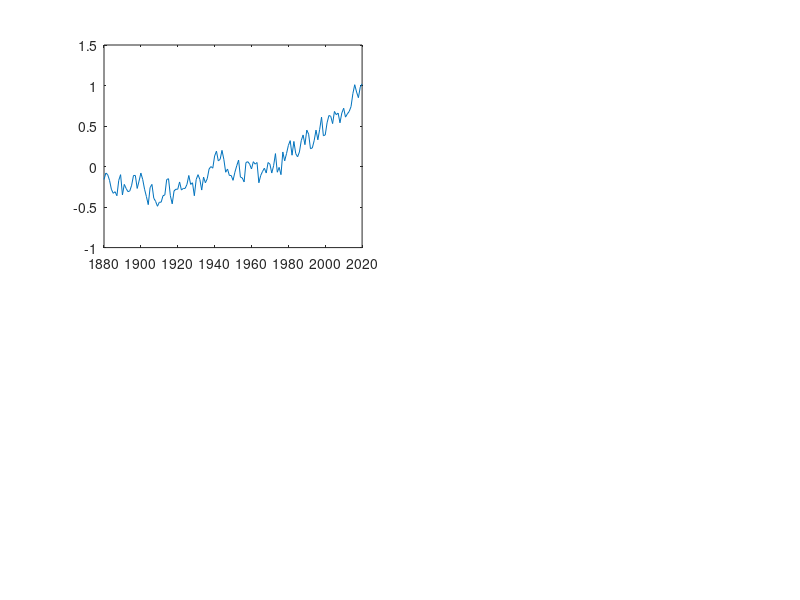

This chart was generated by the following MATLAB code: (Note: this script raises an error after producing the figure.)
%Analyzing temperature data over the past 140 years to find trends and
%extrapolate into the future.

tempdata = load("globalmeantemperature1880-2020.txt");

%first plot of unaltered data
subplot(2,2,1);
x1 = tempdata(:,1);
y1 = tempdata(:,2);
plot(x1,y1);

%smoothing data
y2 = datasmoothing(y1);

subplot (2,2,2);
plot(x1,y2);




function smootheddata = datasmoothing(mydata)
    newdata = zeros(size(mydata));
    newdata(1,1) = mydata(1,1);
    newdata(141,1) = mydata(141,1);
    for i = 2:1:140
        newdata(i,1) = (mydata(i-1,1) + mydata(i,1) + mydata(i+1,1)) / 3;
    end
    smootheddata = newdata;
end